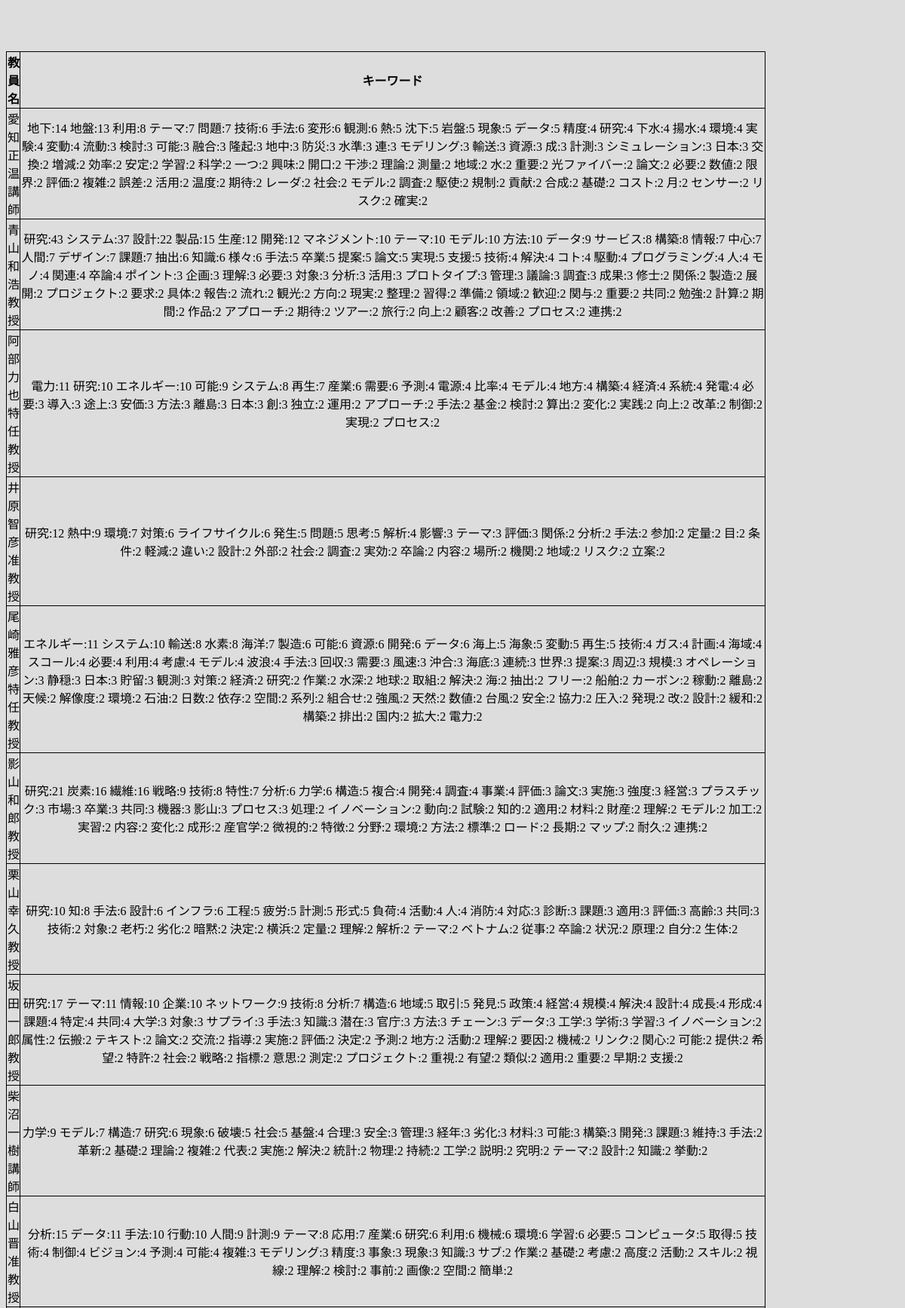
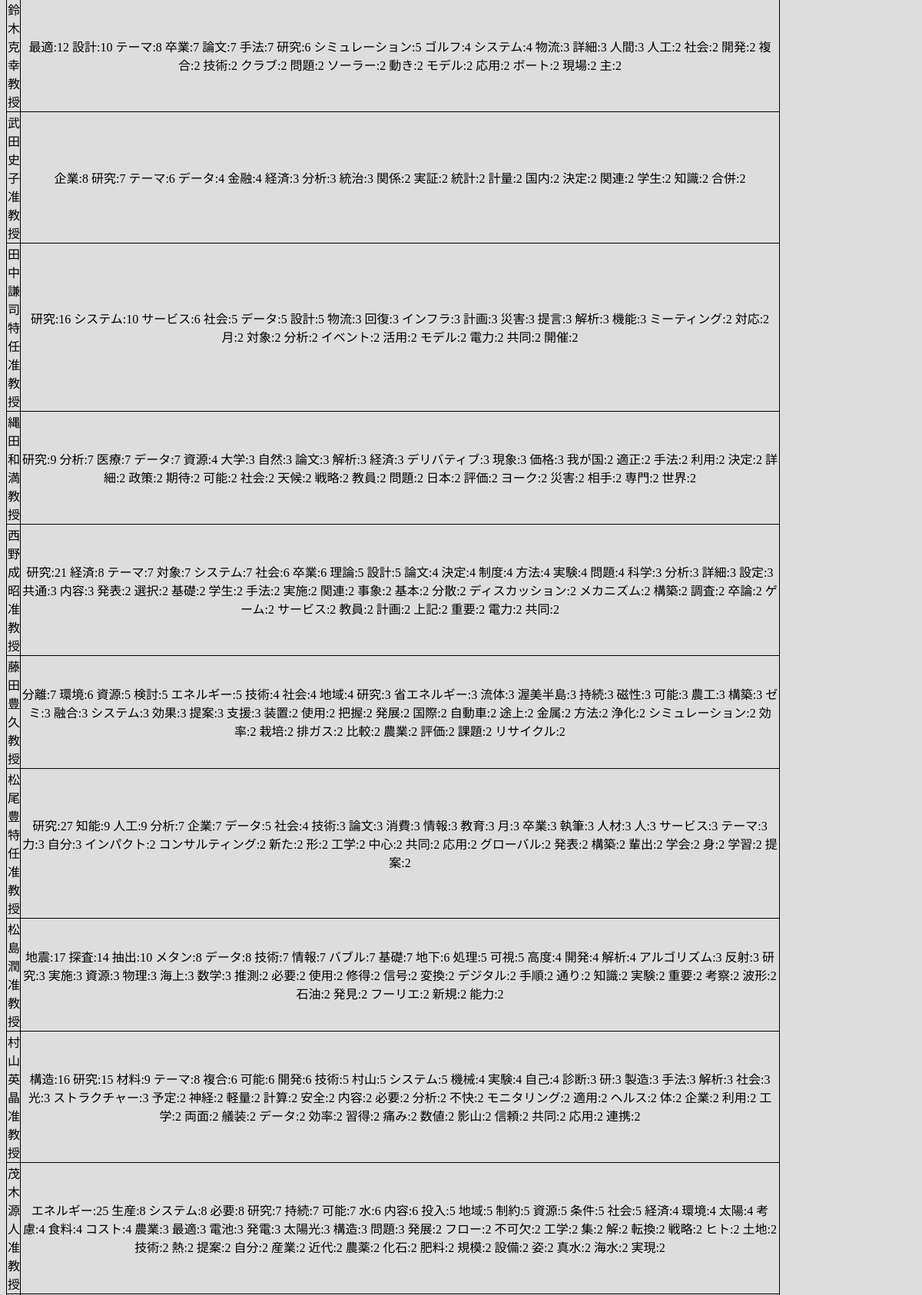
The app's page /db (upper part) with its own data (2 pictures, top to bottom).
### tables this page shows
CREATE TABLE teachers(
  id integer primary key autoincrement,
  name text,
  keywords text
);

### main.py (the view)
@app.route("/db")
def db_show():
    cur = g.db.execute('select name, keywords from teachers')
    table = [dict(name=row[0],keywords=row[1]) for row in cur.fetchall()]
    return render_template('show_data.html', teachers_table = table)

### main.py (called while the page is built)
def connect_db():
    return sqlite3.connect(app.config['DATABASE'])

@app.before_request
def before_request():
    g.db = connect_db() # g：とりあえず全てを格納する変数．データベースのコネクションやログインしてるユーザ情報など．

@app.teardown_request
def teardown_request(exception):
    db = getattr(g, "db", None)
    if db is not None:
        db.close()

### templates/show_data.html (shortened to what this page needs)
<!DOCTYPE html>
<html lang="ja">
<head>
    <link rel="stylesheet" href="{{ url_for('static', filename='index.css') }}">
</head>
<body>
    <table>
        <tr>
            <th width="15">教員名</th>
            <th width="985">キーワード</th>
    　   </tr>
        {% for row in teachers_table %}
        <tr>
            <td>{{ row.name }}</td>
            <td>{{ row.keywords }}</td>
        <tr>
        {% endfor %}<br><br><br>
    </table>
    <br>
</body>
</html>

### static/index.css (style rules this page uses)
body { text-align: center; background-color:#DDDDDD; }
table { border-collapse:collapse; width:1000px; table-layout: fixed; }
table, th, td { border: 1px solid black; }

### records on screen
teachers: name "愛知 正温 講師", keywords "地下:14 地盤:13 利用:8 テーマ:7 問題:7 技術:6 手法:6 変形:6 観測:6 熱:5 沈下:5 岩盤:5 現象:5 データ:5 精度:4 研究:4 下水:4 揚水:4 環境:4 実験:4 変動:4 流動:3 検討:3 可能:3 融合:3 隆起:3 地中:3 防災:3 水準:3 連:3 モデリング:3 輸送:3 資源:3 成:3 計測:3 シミュレーション:3 日本:3 交換:2 増減:2 効率:2 安定:2 学習:2 科学:2 一つ:2 興味:2 開口:2 干渉:2 理論:2 測量:2 地域:2 水:2 重要:2 光ファイバー:2 論文:2 必要:2 数値:2 限界:2 評価:2 複雑:2 誤差:2 活用:2 温度:2 期待:2 レーダ:2 社会:2 モデル:2 調査:2 駆使:2 規制:2 貢献:2 合成:2 基礎:2 コスト:2 月:2 センサー:2 リスク:2 確実:2"
teachers: name "青山 和浩 教授", keywords "研究:43 システム:37 設計:22 製品:15 生産:12 開発:12 マネジメント:10 テーマ:10 モデル:10 方法:10 データ:9 サービス:8 構築:8 情報:7 中心:7 人間:7 デザイン:7 課題:7 抽出:6 知識:6 様々:6 手法:5 卒業:5 提案:5 論文:5 実現:5 支援:5 技術:4 解決:4 コト:4 駆動:4 プログラミング:4 人:4 モノ:4 関連:4 卒論:4 ポイント:3 企画:3 理解:3 必要:3 対象:3 分析:3 活用:3 プロトタイプ:3 管理:3 議論:3 調査:3 成果:3 修士:2 関係:2 製造:2 展開:2 プロジェクト:2 要求:2 具体:2 報告:2 流れ:2 観光:2 方向:2 現実:2 整理:2 習得:2 準備:2 領域:2 歓迎:2 関与:2 重要:2 共同:2 勉強:2 計算:2 期間:2 作品:2 アプローチ:2 期待:2 ツアー:2 旅行:2 向上:2 顧客:2 改善:2 プロセス:2 連携:2"
teachers: name "阿部 力也 特任教授", keywords "電力:11 研究:10 エネルギー:10 可能:9 システム:8 再生:7 産業:6 需要:6 予測:4 電源:4 比率:4 モデル:4 地方:4 構築:4 経済:4 系統:4 発電:4 必要:3 導入:3 途上:3 安価:3 方法:3 離島:3 日本:3 創:3 独立:2 運用:2 アプローチ:2 手法:2 基金:2 検討:2 算出:2 変化:2 実践:2 向上:2 改革:2 制御:2 実現:2 プロセス:2"
teachers: name "井原 智彦 准教授", keywords "研究:12 熱中:9 環境:7 対策:6 ライフサイクル:6 発生:5 問題:5 思考:5 解析:4 影響:3 テーマ:3 評価:3 関係:2 分析:2 手法:2 参加:2 定量:2 目:2 条件:2 軽減:2 違い:2 設計:2 外部:2 社会:2 調査:2 実効:2 卒論:2 内容:2 場所:2 機関:2 地域:2 リスク:2 立案:2"
teachers: name "尾崎 雅彦 特任教授", keywords "エネルギー:11 システム:10 輸送:8 水素:8 海洋:7 製造:6 可能:6 資源:6 開発:6 データ:6 海上:5 海象:5 変動:5 再生:5 技術:4 ガス:4 計画:4 海域:4 スコール:4 必要:4 利用:4 考慮:4 モデル:4 波浪:4 手法:3 回収:3 需要:3 風速:3 沖合:3 海底:3 連続:3 世界:3 提案:3 周辺:3 規模:3 オペレーション:3 静穏:3 日本:3 貯留:3 観測:3 対策:2 経済:2 研究:2 作業:2 水深:2 地球:2 取組:2 解決:2 海:2 抽出:2 フリー:2 船舶:2 カーボン:2 稼動:2 離島:2 天候:2 解像度:2 環境:2 石油:2 日数:2 依存:2 空間:2 系列:2 組合せ:2 強風:2 天然:2 数値:2 台風:2 安全:2 協力:2 圧入:2 発現:2 改:2 設計:2 緩和:2 構築:2 排出:2 国内:2 拡大:2 電力:2"
teachers: name "影山 和郎 教授", keywords "研究:21 炭素:16 繊維:16 戦略:9 技術:8 特性:7 分析:6 力学:6 構造:5 複合:4 開発:4 調査:4 事業:4 評価:3 論文:3 実施:3 強度:3 経営:3 プラスチック:3 市場:3 卒業:3 共同:3 機器:3 影山:3 プロセス:3 処理:2 イノベーション:2 動向:2 試験:2 知的:2 適用:2 材料:2 財産:2 理解:2 モデル:2 加工:2 実習:2 内容:2 変化:2 成形:2 産官学:2 微視的:2 特徴:2 分野:2 環境:2 方法:2 標準:2 ロード:2 長期:2 マップ:2 耐久:2 連携:2"
teachers: name "栗山 幸久 教授", keywords "研究:10 知:8 手法:6 設計:6 インフラ:6 工程:5 疲労:5 計測:5 形式:5 負荷:4 活動:4 人:4 消防:4 対応:3 診断:3 課題:3 適用:3 評価:3 高齢:3 共同:3 技術:2 対象:2 老朽:2 劣化:2 暗黙:2 決定:2 横浜:2 定量:2 理解:2 解析:2 テーマ:2 ベトナム:2 従事:2 卒論:2 状況:2 原理:2 自分:2 生体:2"
teachers: name "坂田 一郎 教授", keywords "研究:17 テーマ:11 情報:10 企業:10 ネットワーク:9 技術:8 分析:7 構造:6 地域:5 取引:5 発見:5 政策:4 経営:4 規模:4 解決:4 設計:4 成長:4 形成:4 課題:4 特定:4 共同:4 大学:3 対象:3 サプライ:3 手法:3 知識:3 潜在:3 官庁:3 方法:3 チェーン:3 データ:3 工学:3 学術:3 学習:3 イノベーション:2 属性:2 伝搬:2 テキスト:2 論文:2 交流:2 指導:2 実施:2 評価:2 決定:2 予測:2 地方:2 活動:2 理解:2 要因:2 機械:2 リンク:2 関心:2 可能:2 提供:2 希望:2 特許:2 社会:2 戦略:2 指標:2 意思:2 測定:2 プロジェクト:2 重視:2 有望:2 類似:2 適用:2 重要:2 早期:2 支援:2"
teachers: name "柴沼 一樹 講師", keywords "力学:9 モデル:7 構造:7 研究:6 現象:6 破壊:5 社会:5 基盤:4 合理:3 安全:3 管理:3 経年:3 劣化:3 材料:3 可能:3 構築:3 開発:3 課題:3 維持:3 手法:2 革新:2 基礎:2 理論:2 複雑:2 代表:2 実施:2 解決:2 統計:2 物理:2 持続:2 工学:2 説明:2 究明:2 テーマ:2 設計:2 知識:2 挙動:2"
teachers: name "白山 晋 准教授", keywords "分析:15 データ:11 手法:10 行動:10 人間:9 計測:9 テーマ:8 応用:7 産業:6 研究:6 利用:6 機械:6 環境:6 学習:6 必要:5 コンピュータ:5 取得:5 技術:4 制御:4 ビジョン:4 予測:4 可能:4 複雑:3 モデリング:3 精度:3 事象:3 現象:3 知識:3 サブ:2 作業:2 基礎:2 考慮:2 高度:2 活動:2 スキル:2 視線:2 理解:2 検討:2 事前:2 画像:2 空間:2 簡単:2"
teachers: name "鈴木 克幸 教授", keywords "最適:12 設計:10 テーマ:8 卒業:7 論文:7 手法:7 研究:6 シミュレーション:5 ゴルフ:4 システム:4 物流:3 詳細:3 人間:3 人工:2 社会:2 開発:2 複合:2 技術:2 クラブ:2 問題:2 ソーラー:2 動き:2 モデル:2 応用:2 ボート:2 現場:2 主:2"
teachers: name "武田 史子 准教授", keywords "企業:8 研究:7 テーマ:6 データ:4 金融:4 経済:3 分析:3 統治:3 関係:2 実証:2 統計:2 計量:2 国内:2 決定:2 関連:2 学生:2 知識:2 合併:2"
teachers: name "田中 謙司 特任准教授", keywords "研究:16 システム:10 サービス:6 社会:5 データ:5 設計:5 物流:3 回復:3 インフラ:3 計画:3 災害:3 提言:3 解析:3 機能:3 ミーティング:2 対応:2 月:2 対象:2 分析:2 イベント:2 活用:2 モデル:2 電力:2 共同:2 開催:2"
teachers: name "縄田 和満 教授", keywords "研究:9 分析:7 医療:7 データ:7 資源:4 大学:3 自然:3 論文:3 解析:3 経済:3 デリバティブ:3 現象:3 価格:3 我が国:2 適正:2 手法:2 利用:2 決定:2 詳細:2 政策:2 期待:2 可能:2 社会:2 天候:2 戦略:2 教員:2 問題:2 日本:2 評価:2 ヨーク:2 災害:2 相手:2 専門:2 世界:2"
teachers: name "西野 成昭 准教授", keywords "研究:21 経済:8 テーマ:7 対象:7 システム:7 社会:6 卒業:6 理論:5 設計:5 論文:4 決定:4 制度:4 方法:4 実験:4 問題:4 科学:3 分析:3 詳細:3 設定:3 共通:3 内容:3 発表:2 選択:2 基礎:2 学生:2 手法:2 実施:2 関連:2 事象:2 基本:2 分散:2 ディスカッション:2 メカニズム:2 構築:2 調査:2 卒論:2 ゲーム:2 サービス:2 教員:2 計画:2 上記:2 重要:2 電力:2 共同:2"
teachers: name "藤田 豊久 教授", keywords "分離:7 環境:6 資源:5 検討:5 エネルギー:5 技術:4 社会:4 地域:4 研究:3 省エネルギー:3 流体:3 渥美半島:3 持続:3 磁性:3 可能:3 農工:3 構築:3 ゼミ:3 融合:3 システム:3 効果:3 提案:3 支援:3 装置:2 使用:2 把握:2 発展:2 国際:2 自動車:2 途上:2 金属:2 方法:2 浄化:2 シミュレーション:2 効率:2 栽培:2 排ガス:2 比較:2 農業:2 評価:2 課題:2 リサイクル:2"
teachers: name "松尾 豊 特任准教授", keywords "研究:27 知能:9 人工:9 分析:7 企業:7 データ:5 社会:4 技術:3 論文:3 消費:3 情報:3 教育:3 月:3 卒業:3 執筆:3 人材:3 人:3 サービス:3 テーマ:3 力:3 自分:3 インパクト:2 コンサルティング:2 新た:2 形:2 工学:2 中心:2 共同:2 応用:2 グローバル:2 発表:2 構築:2 輩出:2 学会:2 身:2 学習:2 提案:2"
teachers: name "松島 潤 准教授", keywords "地震:17 探査:14 抽出:10 メタン:8 データ:8 技術:7 情報:7 バブル:7 基礎:7 地下:6 処理:5 可視:5 高度:4 開発:4 解析:4 アルゴリズム:3 反射:3 研究:3 実施:3 資源:3 物理:3 海上:3 数学:3 推測:2 必要:2 使用:2 修得:2 信号:2 変換:2 デジタル:2 手順:2 通り:2 知識:2 実験:2 重要:2 考察:2 波形:2 石油:2 発見:2 フーリエ:2 新規:2 能力:2"
teachers: name "村山 英晶 准教授", keywords "構造:16 研究:15 材料:9 テーマ:8 複合:6 可能:6 開発:6 技術:5 村山:5 システム:5 機械:4 実験:4 自己:4 診断:3 研:3 製造:3 手法:3 解析:3 社会:3 光:3 ストラクチャー:3 予定:2 神経:2 軽量:2 計算:2 安全:2 内容:2 必要:2 分析:2 不快:2 モニタリング:2 適用:2 ヘルス:2 体:2 企業:2 利用:2 工学:2 両面:2 艤装:2 データ:2 効率:2 習得:2 痛み:2 数値:2 影山:2 信頼:2 共同:2 応用:2 連携:2"
teachers: name "茂木 源人 准教授", keywords "エネルギー:25 生産:8 システム:8 必要:8 研究:7 持続:7 可能:7 水:6 内容:6 投入:5 地域:5 制約:5 資源:5 条件:5 社会:5 経済:4 環境:4 太陽:4 考慮:4 食料:4 コスト:4 農業:3 最適:3 電池:3 発電:3 太陽光:3 構造:3 問題:3 発展:2 フロー:2 不可欠:2 工学:2 集:2 解:2 転換:2 戦略:2 ヒト:2 土地:2 技術:2 熱:2 提案:2 自分:2 産業:2 近代:2 農薬:2 化石:2 肥料:2 規模:2 設備:2 姿:2 真水:2 海水:2 実現:2"
